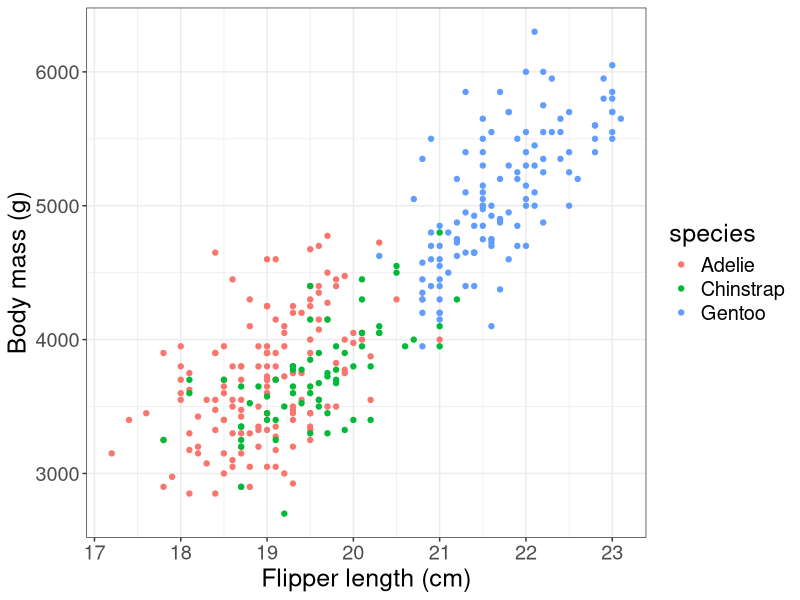

This figure's R source:
## ---- chunk 1
#| echo: true
#| message: false
#| warning: false
library(tidyverse)
library(palmerpenguins)

# Clean up the dataset and prep for summarizing and visualizing
penguins_clean <- penguins |>
    ## Drop `NAs` from the flipper_length_mm and body_mass_mg columns (the variables we are interested in) 
    drop_na(flipper_length_mm, body_mass_g) |>
    ## Create a new column: flipper_length_cm (converting mm to cm)
    mutate(flipper_length_cm = flipper_length_mm/10) |>
    ## Select only the required columns for our question (spcies, flipper_length_cm, body_mass_g)
    select(species, flipper_length_cm, body_mass_g)
## ---- chunk 2
penguins_summary <- penguins_clean |>
    group_by(species) |>
    summarise(mean_flipper_length_cm = mean(flipper_length_cm),
                sd_flipper_length_cm = sqrt(var(flipper_length_cm)),
                mean_body_mass_g = mean(body_mass_g),
                sd_body_mass_g = sqrt(var(body_mass_g))) 

print(penguins_summary)
## ---- chunk 3
#| echo: true
penguins_plot_data <- penguins_clean |>
    group_by(species) |>
    mutate(species = as.factor(species))
## ---- chunk 4
#| echo: true
#| label: fig-penguin-bodymass-by-flipperlength-R
#| fig-cap: "Flipper length by body mass"
ggplot(data = penguins_plot_data, mapping = aes(x = flipper_length_cm, 
                                      y = body_mass_g,
                                     colour = species)) +
    geom_point() +
    xlab("Flipper length (cm)") +
    ylab("Body mass (g)") +
    theme_bw() +
    theme(text = element_text(size = 18))
